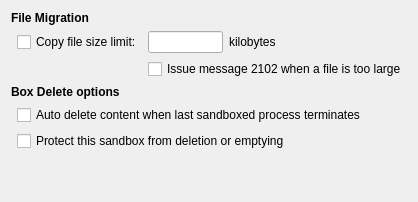
           <widget class="QWidget" name="tab_4">
            <attribute name="title">
             <string>File Options</string>
            </attribute>
            <layout class="QGridLayout" name="gridLayout_30">
             <item row="0" column="0">
              <layout class="QGridLayout" name="gridLayout_28">
               <item row="6" column="2">
                <spacer name="verticalSpacer_12">
                 <property name="orientation">
                  <enum>Qt::Vertical</enum>
                 </property>
                 <property name="sizeHint" stdset="0">
                  <size>
                   <width>20</width>
                   <height>40</height>
                  </size>
                 </property>
                </spacer>
               </item>
               <item row="1" column="1">
                <widget class="QCheckBox" name="chkCopyLimit">
                 <property name="text">
                  <string>Copy file size limit:</string>
                 </property>
                </widget>
               </item>
               <item row="1" column="3" colspan="2">
                <widget class="QLabel" name="lblCopyLimit">
                 <property name="text">
                  <string>kilobytes</string>
                 </property>
                </widget>
               </item>
               <item row="5" column="1" colspan="5">
                <widget class="QCheckBox" name="chkProtectBox">
                 <property name="text">
                  <string>Protect this sandbox from deletion or emptying</string>
                 </property>
                </widget>
               </item>
               <item row="4" column="1" colspan="5">
                <widget class="QCheckBox" name="chkAutoEmpty">
                 <property name="text">
                  <string>Auto delete content when last sandboxed process terminates</string>
                 </property>
                </widget>
               </item>
               <item row="0" column="0" colspan="2">
                <widget class="QLabel" name="label_27">
                 <property name="font">
                  <font>
                   <weight>75</weight>
                   <bold>true</bold>
                  </font>
                 </property>
                 <property name="text">
                  <string>File Migration</string>
                 </property>
                </widget>
               </item>
               <item row="1" column="2">
                <widget class="QLineEdit" name="txtCopyLimit">
                 <property name="maximumSize">
                  <size>
                   <width>75</width>
                   <height>16777215</height>
                  </size>
                 </property>
                </widget>
               </item>
               <item row="2" column="2" colspan="4">
                <widget class="QCheckBox" name="chkNoCopyWarn">
                 <property name="text">
                  <string>Issue message 2102 when a file is too large</string>
                 </property>
                </widget>
               </item>
               <item row="3" column="0" colspan="2">
                <widget class="QLabel" name="label_29">
                 <property name="font">
                  <font>
                   <weight>75</weight>
                   <bold>true</bold>
                  </font>
                 </property>
                 <property name="text">
                  <string>Box Delete options</string>
                 </property>
                </widget>
               </item>
              </layout>
             </item>
            </layout>
           </widget>
